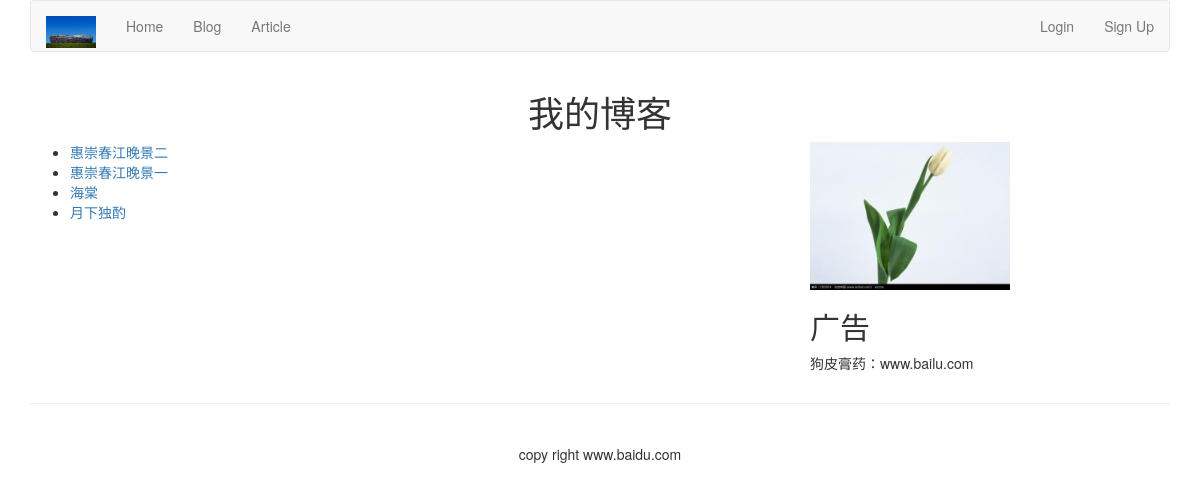
Screenshot of /blog/ with the database file from the repository.
### blog/models.py (models this page shows, shortened)
class BlogArticles(models.Model):
    title = models.CharField(max_length=300)
    author = models.ForeignKey(User, related_name='blog_posts')
    body = models.TextField()
    publish = models.DateTimeField(default=timezone.now)
    class Meta:
        ordering = ['-publish']

### blog/views.py (the view)
def blog_title(request):
    blogs = BlogArticles.objects.all()
    return render(request, 'blog/titles.html', {'blogs': blogs})

### templates/blog/titles.html (shortened to what this page needs)
{% extends "base.html" %}
{% load staticfiles %}
{% block content %}
    <div class="row text-center vertical-middle-sm">
        <h1> 我的博客 </h1>
    </div>
    <div class="row">
        <div class="col-xs-12 col-md-8">
            <ul>
                {% for blog in blogs %}
                    <li> <a href={{ blog.id }}> {{ blog.title }}</a> </li>
                {% endfor %}
            </ul>
        </div>
        <div class="col-xs-6 col-md-4">
            <img width="200px" src="{% static 'images/1.jpg' %}">
            <h2>广告</h2>
            <p>狗皮膏药：www.bailu.com</p>
        </div>
    </div>
{% endblock %}

### templates/base.html (shortened to what this page needs)
{% load staticfiles %}
<!DOCTYPE html>
<html lang="en">
</html>
<head>
    <link rel="stylesheet" href="{% static 'css/bootstrap.css' %}">
</head>
<body>
    {% include "header.html" %}
    <div class="container">
        {% block content %}
        {% endblock %}
    </div>
    {% include "footer.html" %}
</body>
</html>

### templates/header.html (shortened to what this page needs)
{% load staticfiles %}
<div class="container">
    <nav class="navbar navbar-default" role="navigation">
        <div class="container-fluid">
        <div class="navbar-header">
            <a class="navbar-brand" href="http://www.itdiffer.com"><img src="{% static '/images/logo.png' %}" width="50px"></a>
        </div>
        <div>
            <ul class="nav navbar-nav">
                <li> <a href="{% url 'home' %}">Home</a></li>
                <li> <a href="{% url 'blog:blog_title' %}">Blog</a></li>
                <li> <a href="{% url 'article:article_titles' %}">Article</a></li>
            </ul>
            <ul class="nav navbar-nav navbar-right">
                {% if user.is_authenticated %}
                    <li>
                        <div class="dropdown">
                            <button type="button" class="btn btn-lg  dropdown-toggle" data-toggle="dropdown">
                                {{ user.username }} <span class="caret"></span>
                            </button>
                            <ul class="dropdown-menu">
                                <li role="menuitem"><a href="{% url 'article:article_column' %}">修改密码</a> </li>
                            </ul>
                        </div>
                    </li>
                    <li><a href="{% url 'account:user_logout' %}">Logout</a> </li>
                {% else %}
                    <li><a href="{% url 'account:user_login' %}">Login</a></li>
                    <li><a href="{% url 'account:user_register' %}">Sign Up</a></li>
                {% endif %}
            </ul>
        </div>
    </nav>
</div>

### templates/footer.html
<div class="container" style="bottom: 20px">
    <hr/>
    <br>
    <p class="text-center">copy right www.baidu.com</p>
</div>

### rows the page displays
BlogArticles: title "惠崇春江晚景二"
BlogArticles: title "惠崇春江晚景一"
BlogArticles: title "海棠"
BlogArticles: title "月下独酌"
